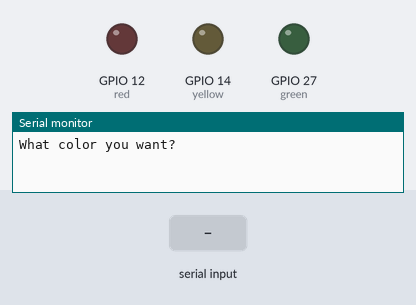
Recording of a sketch running on a simulated ESP32. Parts: output pins drawn as LEDs (lit = HIGH), the last lines printed to the serial monitor. The inputs (shaded band) are chosen by the test bench.

Above: at 1.2 s.
1.3 s: "red\n" received over Serial
2.8 s: "90,45\n" received over Serial
At 3.1 s:
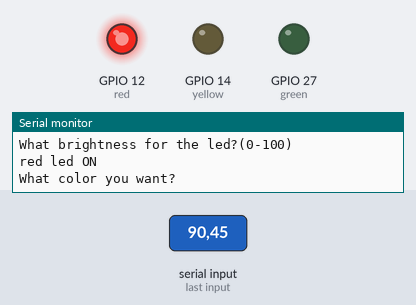
Timing chart, 0 to 5.8 s (numbered marks = the images above; inputs shaded):
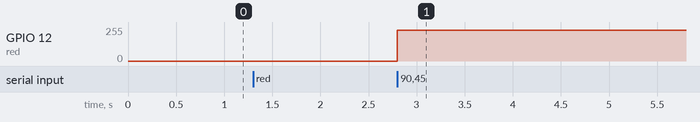

The sketch:

lesson-17-userledbrightness.ino
```cpp
int brdNum = 9600;
int red = 12;
int yellow = 14;
int green = 27;
String myPrompt = "What color you want? ";
String myQuest = "What brightness for the led?(0-100) ";
String myColor;
int myBright;
int brightOFF = 0;
int brightness;

void setup() {
  // put your setup code here, to run once:
  Serial.begin(brdNum);
  pinMode(red, OUTPUT);
  pinMode(yellow, OUTPUT);
  pinMode(green, OUTPUT);
}

void clearSerial() {
  while (Serial.available()) {
    Serial.read();
  }
}

void loop() {
  // put your main code here, to run repeatedly:
  Serial.println(myPrompt);
  while (Serial.available() == 0) {

  }
  myColor = Serial.readStringUntil('\n');
  myColor.toLowerCase();
  clearSerial();

  Serial.println(myQuest);
  while (Serial.available() == 0) {

  }
  myBright = Serial.parseInt();
  clearSerial();
  brightness = myBright*255/100;
  if (myColor == "red") {
    Serial.println("red led ON");
    analogWrite(red, brightness);
    analogWrite(yellow, brightOFF);
    analogWrite(green, brightOFF);
  }
  else if (myColor == "green") {
    Serial.println("green led ON");
    analogWrite(green, brightness);
    analogWrite(red, brightOFF);
    analogWrite(yellow, brightOFF);
  }
  else if (myColor == "yellow") {
    Serial.println("yellow led ON");
    analogWrite(yellow, brightness);
    analogWrite(red, brightOFF);
    analogWrite(green, brightOFF);
  }
  else {
    Serial.println("led not available");
    analogWrite(red, brightOFF);
    analogWrite(yellow, brightOFF);
    analogWrite(green, brightOFF);
  }
}
```

Measured:
- after the input at 2.8 s, GPIO 12 (red): 0/255 → 229/255 at once
